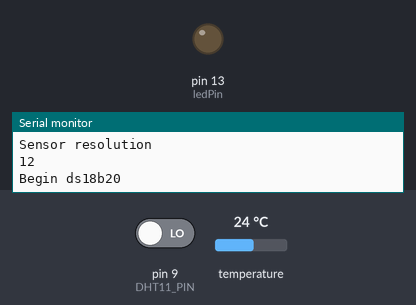
Bench run of a sketch on a simulated Arduino Uno, built with avr-gcc and run on an emulated ATmega328P. Parts: output pins drawn as LEDs (lit = HIGH), the last lines printed to the serial monitor. The test bench sets the inputs (shaded band); at power-on: pin 9 (DHT11_PIN) LOW, temperature 24 °C. Pins used as bus, display or sensor lines are not drawn.

Above: at 0.1 s.
At 3.23 s:
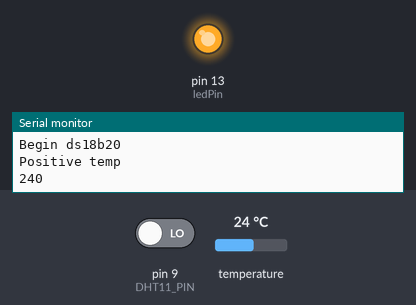
Timing chart, 0 to 4.9 s (numbered marks = the images above):
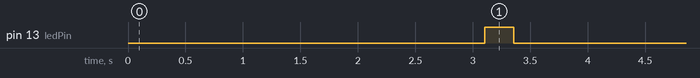

Measured:
- by itself, pin 13 (ledPin): LOW → HIGH at 3.1 s, → LOW 0.25 s later

The sketch:

rfbox-multiprobe.ino
```cpp
// (licence header left out)
// Includes
#include <OneWire.h> // http://www.pjrc.com/teensy/arduino_libraries/OneWire.zip
#include <DallasTemperature.h> // http://download.milesburton.com/Arduino/MaximTemperature/DallasTemperature_LATEST.zip
#include <dht.h> // http://playground.arduino.cc/Main/DHTLib#.UyMXevldWCQ


// Define vars
#define DHT11_PIN 9
#define senderPin 4 //
const int ledPin = 13; // internal LED PIN
#define ONE_WIRE_BUS 5 // DS18B20 PIN
#define echoPin 11 // Echo Pin
#define trigPin 12 // Trigger Pin

long codeKit = 1000;  // Your unique ID for your Arduino node
int Bytes[30];
int BytesData[30];
int maximumRange = 200; // Maximum range sonar
int minimumRange = 0; // Minimum range sonar
long duration, distance; // Duration used to calculate distance

// Config which modules to use
boolean DHT11 = true;
boolean DS18B20 = true;
boolean ultrasonic = false;


// Start includes
OneWire oneWire(ONE_WIRE_BUS); // Setup a oneWire instance
DallasTemperature sensors(&oneWire); // Pass our oneWire reference to Dallas Temperature
dht DHT;
DeviceAddress insideThermometer;

void itob(unsigned long integer, int length)
{
 for (int i=0; i<length; i++){
   if ((integer / power2(length-1-i))==1){
     integer-=power2(length-1-i);
     Bytes[i]=1;
   }
   else Bytes[i]=0;
 }
}

void itobCounter(unsigned long integer, int length)
{
 for (int i=0; i<length; i++){
   if ((integer / power2(length-1-i))==1){
     integer-=power2(length-1-i);
     BytesData[i]=1;
   }
   else BytesData[i]=0;
 }
}

unsigned long power2(int power){    //gives 2 to the (power)
 unsigned long integer=1;
 for (int i=0; i<power; i++){
   integer*=2;
 }
 return integer;
}

/**
 * Crée notre signal sous forme binaire
**/
void buildSignal()
{
  Serial.println(codeKit);
  // Converti les codes respectifs pour le signal en binaire
  itob(codeKit, 14);
  for(int j=0;j < 14; j++){
   Serial.print(Bytes[j]);
  }
  Serial.println();
}

// Convert 0 in 01 and 1 in 10 (Manchester conversion)
void sendPair(bool b) {
 if(b)
 {
   sendBit(true);
   sendBit(false);
 }
 else
 {
   sendBit(false);
   sendBit(true);
 }
}

//Envois d'une pulsation (passage de l'etat haut a l'etat bas)
//1 = 310µs haut puis 1340µs bas
//0 = 310µs haut puis 310µs bas
void sendBit(bool b) {
 if (b) {
   digitalWrite(senderPin, HIGH);
   delayMicroseconds(650);   //506 orinally, but tweaked.
   digitalWrite(senderPin, LOW);
   delayMicroseconds(2024);  //1225 orinally, but tweaked.
 }
 else {
   digitalWrite(senderPin, HIGH);
   delayMicroseconds(650);   //506 orinally, but tweaked.
   digitalWrite(senderPin, LOW);
   delayMicroseconds(4301);   //305 orinally, but tweaked.
 }
}

/**
 * Transmit data
 * @param boolean  positive : if the value you send is a positive or negative one
 * @param long Counter : the value you want to send
 **/
void transmit(boolean positive, unsigned long Counter, int BytesType[], int repeats)
{
 int ii;
 for(ii=0; ii<repeats;ii++)
 {
  int i;
  itobCounter(Counter, 30);

  // Send the unique ID of your Arduino node
  for(i=0; i<14;i++)
 {
  sendPair(Bytes[i]);
 }

  // Send protocol type
 for(int j = 0; j<4; j++)
 {
  sendPair(BytesType[j]);
 }

 // Send the flag to mark the value as positive or negative
 sendPair(positive);

 // Send value (ie your counter)
 for(int j = 0; j<30; j++)
 {
   sendPair(BytesData[j]);
 }

 // Send the flag "End of the transmission"
 digitalWrite(senderPin, HIGH);
 delayMicroseconds(650);
 digitalWrite(senderPin, LOW);
 delayMicroseconds(8602);
 }
}

void setup()
{
  pinMode(senderPin, OUTPUT);
  pinMode(ledPin, OUTPUT);
  buildSignal();
  pinMode(trigPin, OUTPUT);
  pinMode(echoPin, INPUT);
  Serial.begin(115200); // Open serial monitor at 115200 baud to see ping results.

  if (DS18B20) {
     //start up temp sensor
    sensors.begin();
    sensors.getAddress(insideThermometer, 0);
    int reso = sensors.getResolution(insideThermometer);
    Serial.println("Sensor resolution");
    Serial.println(reso);
    if (reso != 12) {
        Serial.print("Resolution of DS18B20 is not 12 but ");
        Serial.println("Sensor resolution");
        Serial.println(reso);
        Serial.println(" changing to 12\n");
      sensors.setResolution(insideThermometer, 12);
        Serial.print("Done\n");
    }
  }
}

void loop()
{
  if (DS18B20) {
 Serial.println("Begin ds18b20");
     // Read DS18B20 and transmit value as sensor 1
 float temperature;
 sensors.requestTemperatures(); // Get the temperature
 temperature = sensors.getTempCByIndex(0); // Get temperature in Celcius
 int CounterValue;
 int BytesType[] = {0,0,0,1}; // type = 1
  if (temperature >= 0.0) {
      CounterValue = temperature * 10;
      Serial.println("Positive temp");
      Serial.println(CounterValue);
      transmit(true, CounterValue, BytesType, 6);
    }
    if (temperature < 0.0) {
      CounterValue = temperature * -10;
      Serial.println("Negative temp");
      Serial.println("-");
      Serial.println(CounterValue);
      transmit(false, CounterValue, BytesType, 6);
    }
 Blink(ledPin,1);
 delay(10000); // wait for 10 seconds to go to next sensor
  }

  if (DHT11) {
  Serial.println("Begin DHT11");
    // Read DHT11 and transmit value as sensor 2
    int chk = DHT.read11(DHT11_PIN);
    Serial.println(chk);
    switch (chk)
    {
      case DHTLIB_OK:
      float humfloat = DHT.humidity;
      int CounterValue = humfloat * 10;
      int BytesType[] = {0,0,1,0}; // type = 2
      transmit(true, CounterValue, BytesType, 6);
	  Blink(ledPin,2);
	  Serial.println(CounterValue);
	  delay(10000); // wait for 10 seconds to go to next sensor
      break;
    }
  }
  if (ultrasonic) {
    // Read Sonar and transmit value as sensor 3
    /* The following trigPin/echoPin cycle is used to determine the
	distance of the nearest object by bouncing soundwaves off of it. */
	digitalWrite(trigPin, LOW);
	delayMicroseconds(2);

	digitalWrite(trigPin, HIGH);
	delayMicroseconds(10);

	digitalWrite(trigPin, LOW);
	duration = pulseIn(echoPin, HIGH);

	//Calculate the distance (in cm) based on the pace of sound. http://www.instructables.com/id/Using-a-SR04/
	distance = duration/58.2;

	if (distance >= maximumRange || distance <= minimumRange){
	/* Send a negative number to computer and Turn LED ON
	to indicate "out of range" */
	Serial.println("Out of range");

	}
	else {
	/* Send the distance to the computer using Serial protocol, and
	turn LED OFF to indicate successful reading. */
	int BytesType[] = {0,0,1,1}; //transmit value as sensor 3
	transmit(true, distance, BytesType, 6);
	Serial.println(distance);
        Blink(ledPin,3);
		}
	}
Serial.println("End of Loop");
delay(1800000); // wait for 30 minutes to restart loop, be aware if to short RF pollution will occur.

}
void Blink(int led, int times)
{
 for (int i=0; i< times; i++)
 {
  digitalWrite(ledPin,HIGH);
  delay (250);
  digitalWrite(ledPin,LOW);
  delay (250);
 }
}
```
